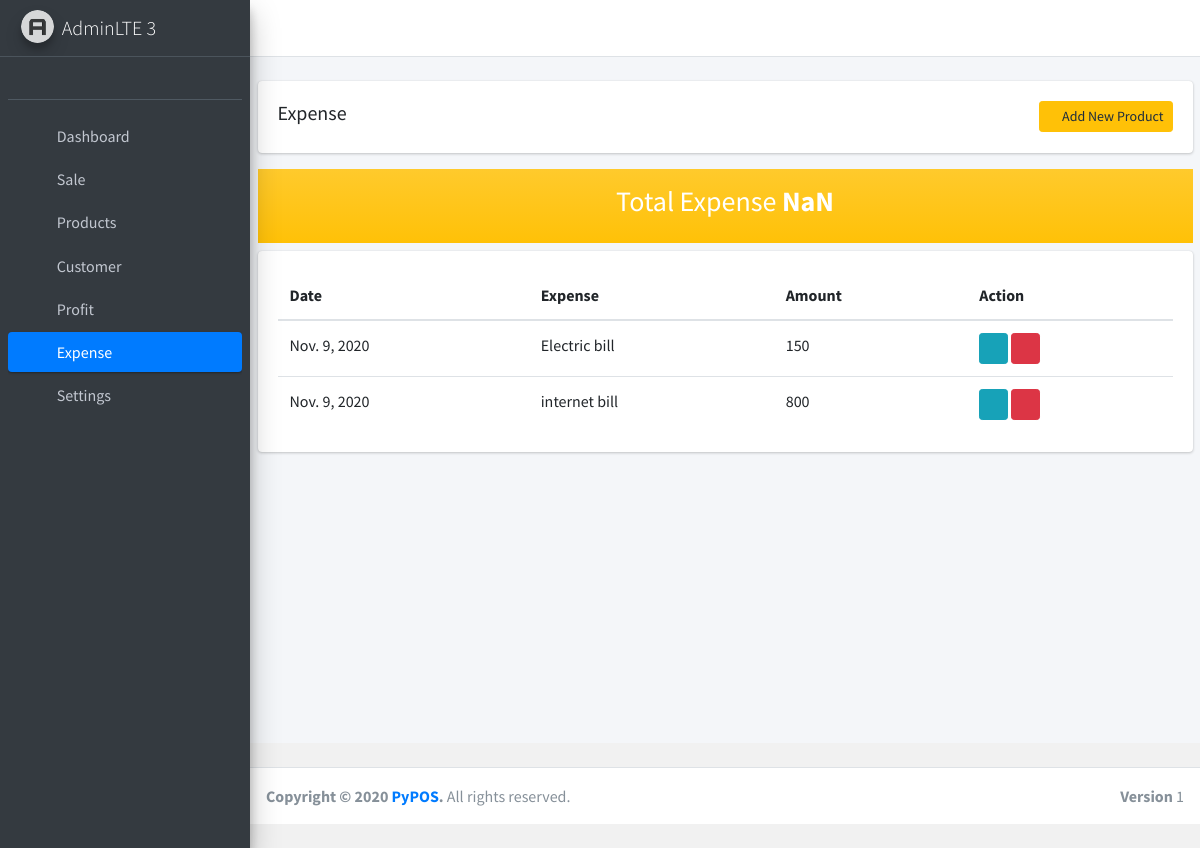
Screenshot of /expense with the database file from the repository.
### accounts/models.py (models this page shows)
class Expense(models.Model):
	name=models.CharField(max_length=200)
	amount=models.IntegerField(null=False,default=0)
	create_date=models.DateTimeField(auto_now_add=True,null=True)

### accounts/views.py (the view)
# urls.py: path('expense',views.expense,name='expense'),
def expense(request):
	currency=AppConfig.objects.all()
	expense=Expense.objects.all()
	context={'expense':expense,'currency':currency}
	return render(request,'accounts/expense.html',context)

### accounts/templates/accounts/expense.html (shortened to what this page needs)
{%extends 'accounts/main.html' %}
{%load static%}
{%block content%}
<br>
<div class="container-fluid">
<div class="row">
	<div class="col-md-12">
		<div class="">
			<div class="card card-body">
				<div class="card-title">
					<h5 class="float-left">Expense</h5>
					<a href="{%url 'createexpense' %}" class="btn btn-sm btn-warning float-right">
						<i class="far fa-plus-square"></i> Add New Product</a>
        </div>
			</div>
      <div class="p-3 mb-2 bg-gradient-warning text-white text-center">
          <h3>Total Expense <strong class="total_expense"></strong></h3>
      </div>
			<div class="card card-body">
				<table id='expenseTable' class="table">
          <thead>
            <tr>
              <th>Date</th>
              <th>Expense</th>
              <th>Amount</th>
              <th>Action</th>
            </tr>
          </thead>
          <tbody>
          	{%for iexpense in expense%}
                      <tr>
                        <td>{{iexpense.create_date|date}}</td>
                        <td>{{iexpense.name}}</td>
                        <td class="expense">
                         {{iexpense.amount}}</td>
                        <td>
                          <a href="{%url 'updateexpense' iexpense.id %}" class="btn btn-sm btn-info"> <i class="fas fa-edit"></i></a>
                          <a href="" class="btn btn-sm btn-danger"><i class="far fa-trash-alt"></i></a>
                        </td>
                      </tr>
            {%endfor%}
          </tbody>
				</table>
			</div>
		</div>
	</div>
</div>
</div>
{%endblock%}

### static/css/main.css (style rules this page uses)
body { background-color:#f1f1f1; }

### rows the page displays
Expense: create_date "Nov. 9, 2020", name "Electric bill", amount "150"
Expense: create_date "Nov. 9, 2020", name "internet bill", amount "800"
